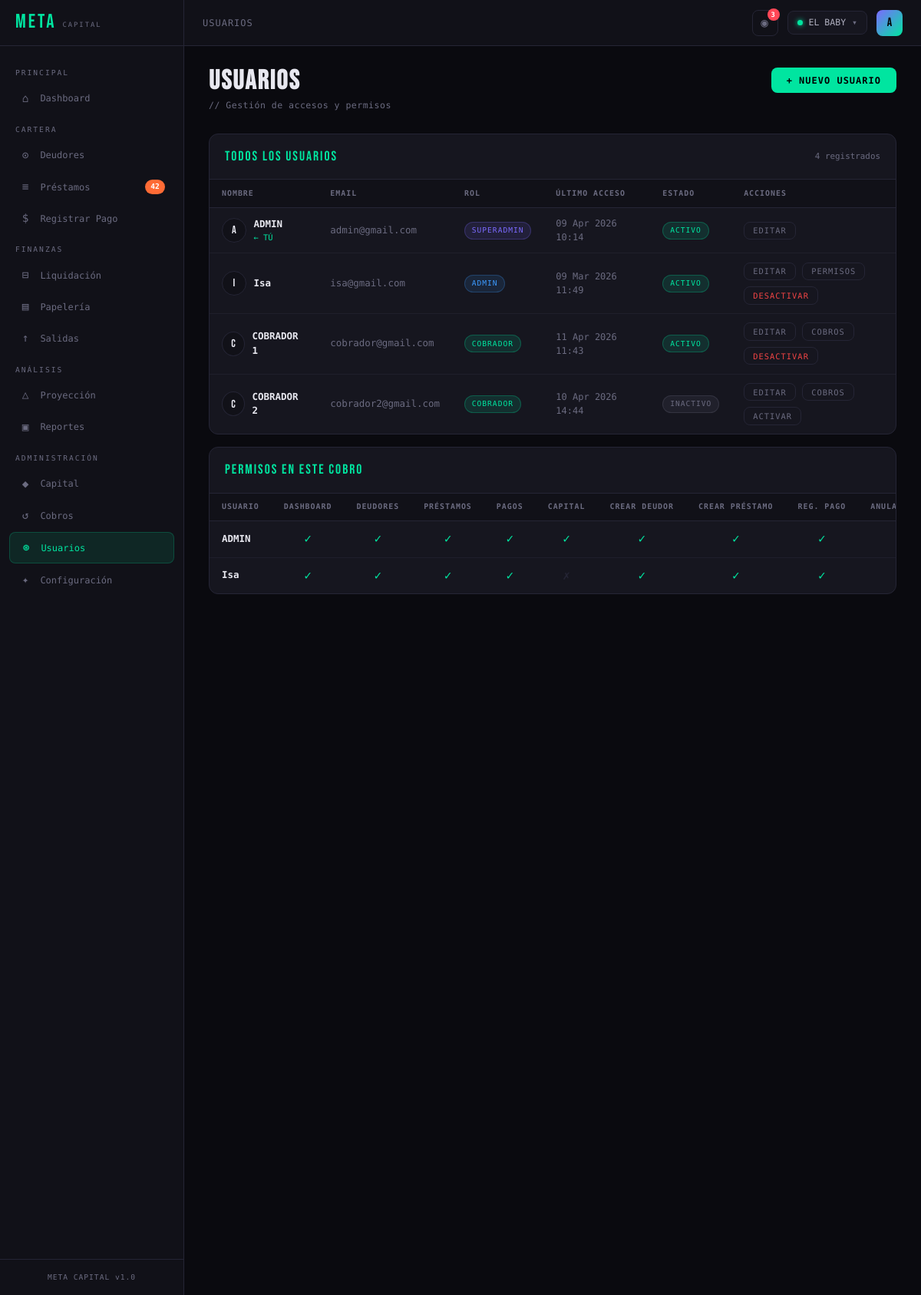
Page /pages/usuarios.php (signed in) on the committed database.
### tables this page shows
CREATE TABLE `cobros` (
  `id` int(11) NOT NULL,
  `nombre` varchar(100) NOT NULL,
  `descripcion` varchar(255) DEFAULT NULL,
  `direccion` varchar(255) DEFAULT NULL,
  `telefono` varchar(20) DEFAULT NULL,
  `papeleria_pct` decimal(5,2) NOT NULL DEFAULT 10.00,
  `activo` tinyint(1) NOT NULL DEFAULT 1,
  `created_at` datetime NOT NULL DEFAULT current_timestamp(),
  `updated_at` datetime NOT NULL DEFAULT current_timestamp() ON UPDATE current_timestamp()
);

CREATE TABLE `usuarios` (
  `id` int(11) NOT NULL,
  `nombre` varchar(100) NOT NULL,
  `email` varchar(100) NOT NULL,
  `password_hash` varchar(255) NOT NULL,
  `rol` enum('superadmin','admin','cobrador','consulta') NOT NULL DEFAULT 'cobrador',
  `activo` tinyint(1) NOT NULL DEFAULT 1,
  `ultimo_login` datetime DEFAULT NULL,
  `created_at` datetime NOT NULL DEFAULT current_timestamp(),
  `updated_at` datetime NOT NULL DEFAULT current_timestamp() ON UPDATE current_timestamp(),
  `session_token` varchar(64) DEFAULT NULL
);

CREATE TABLE `usuario_cobro` (
  `id` int(11) NOT NULL,
  `usuario_id` int(11) NOT NULL,
  `cobro_id` int(11) NOT NULL,
  `puede_ver` tinyint(1) NOT NULL DEFAULT 1,
  `puede_crear` tinyint(1) NOT NULL DEFAULT 0,
  `puede_editar` tinyint(1) NOT NULL DEFAULT 0,
  `puede_eliminar` tinyint(1) NOT NULL DEFAULT 0,
  `puede_ver_capital` tinyint(1) NOT NULL DEFAULT 0,
  `puede_ver_cuentas` tinyint(1) NOT NULL DEFAULT 0,
  `puede_ver_salidas` tinyint(1) NOT NULL DEFAULT 0,
  `puede_ver_movimientos` tinyint(1) NOT NULL DEFAULT 0,
  `puede_ver_proyeccion` tinyint(1) NOT NULL DEFAULT 1,
  `puede_ver_reportes` tinyint(1) NOT NULL DEFAULT 1,
  `puede_ver_configuracion` tinyint(1) NOT NULL DEFAULT 0,
  `puede_ver_usuarios` tinyint(1) NOT NULL DEFAULT 0,
  `puede_ver_cobros` tinyint(1) NOT NULL DEFAULT 0,
  `puede_crear_deudor` tinyint(1) NOT NULL DEFAULT 0,
  `puede_editar_deudor` tinyint(1) NOT NULL DEFAULT 0,
  `puede_eliminar_deudor` tinyint(1) NOT NULL DEFAULT 0,
  `puede_crear_prestamo` tinyint(1) NOT NULL DEFAULT 0,
  `puede_editar_prestamo` tinyint(1) NOT NULL DEFAULT 0,
  `puede_anular_prestamo` tinyint(1) NOT NULL DEFAULT 0,
  `puede_anular_pago` tinyint(1) NOT NULL DEFAULT 0,
  `puede_crear_capitalista` tinyint(1) NOT NULL DEFAULT 0,
  `puede_editar_capitalista` tinyint(1) NOT NULL DEFAULT 0,
  `puede_registrar_movimiento_capital` tinyint(1) NOT NULL DEFAULT 0,
  `puede_ver_historial_capitalista` tinyint(1) NOT NULL DEFAULT 0,
  `puede_crear_cuenta` tinyint(1) NOT NULL DEFAULT 0,
  `puede_editar_cuenta` tinyint(1) NOT NULL DEFAULT 0,
  `puede_crear_salida` tinyint(1) NOT NULL DEFAULT 0,
  `puede_eliminar_salida` tinyint(1) NOT NULL DEFAULT 0,
  `puede_exportar` tinyint(1) NOT NULL DEFAULT 0,
  `puede_registrar_pago` tinyint(1) NOT NULL DEFAULT 1,
  `puede_ver_dashboard` tinyint(1) NOT NULL DEFAULT 1,
  `puede_ver_deudores` tinyint(1) NOT NULL DEFAULT 1,
  `puede_ver_prestamos` tinyint(1) NOT NULL DEFAULT 1,
  `puede_ver_pagos` tinyint(1) NOT NULL DEFAULT 1,
  `created_at` datetime NOT NULL DEFAULT current_timestamp()
);

### pages/usuarios.php (the view, shortened to what the rows shown need)
<?php
$db    = getDB();
$cobro = cobroActivo();
$stmtU = $db->prepare("
    SELECT u.*,
           GROUP_CONCAT(uc.cobro_id) AS cobros_ids,
           (SELECT nombre FROM cobros WHERE id = uc2.cobro_id LIMIT 1) AS cobro_nombre
    FROM usuarios u
    LEFT JOIN usuario_cobro uc  ON uc.usuario_id = u.id
    LEFT JOIN usuario_cobro uc2 ON uc2.usuario_id = u.id AND uc2.cobro_id = ?
    GROUP BY u.id
    ORDER BY u.rol, u.nombre
");
$stmtU->execute([$cobro]);
$usuarios = $stmtU->fetchAll();
$stmtP = $db->prepare("
    SELECT uc.*, u.nombre AS usuario_nombre, u.rol
    FROM usuario_cobro uc
    JOIN usuarios u ON u.id = uc.usuario_id
    WHERE uc.cobro_id = ? AND u.rol != 'cobrador'
    ORDER BY u.nombre
");
$stmtP->execute([$cobro]);
$permisosCobro = $stmtP->fetchAll();
require_once __DIR__ . '/../includes/header.php';
?>
<div class="page-header page-header-row">
  <div>
    <h1>USUARIOS</h1>
  </div>
</div>
<div class="card mb-2">
  <div class="table-wrap">
    <table>
      <thead>
        <tr><th>Nombre</th><th>Email</th><th>Rol</th><th>Último acceso</th><th>Estado</th><th>Acciones</th></tr>
      </thead>
      <tbody>
        <?php foreach ($usuarios as $u):
          $rolClass = match($u['rol']) {
            'superadmin' => 'badge-purple',
            'admin'      => 'badge-blue',
            'cobrador'   => 'badge-green',
            default      => 'badge-muted'
          };
          $esMismo = $u['id'] == $_SESSION['usuario_id'];
        ?>
        <tr>
          <td>
            <div style="display:flex;align-items:center;gap:0.6rem">
              <div style="width:32px;height:32px;border-radius:50%;background:var(--surface);display:flex;align-items:center;justify-content:center;font-family:var(--font-display);font-size:0.9rem;border:1px solid var(--border)">
                <?= strtoupper(substr($u['nombre'],0,1)) ?>
              </div>
              <div>
                <div style="font-weight:600"><?= htmlspecialchars($u['nombre']) ?></div>
                <?php if ($esMismo): ?>
                <div style="font-size:0.65rem;color:var(--accent);font-family:var(--font-mono)">← TÚ</div>
                <?php endif; ?>
              </div>
            </div>
          </td>
          <td class="text-mono text-muted" style="font-size:0.78rem"><?= htmlspecialchars($u['email']) ?></td>
          <td><span class="badge <?= $rolClass ?>"><?= strtoupper($u['rol']) ?></span></td>
          <td class="text-mono text-muted" style="font-size:0.75rem">
            <?= $u['ultimo_login'] ? date('d M Y H:i', strtotime($u['ultimo_login'])) : '—' ?>
          </td>
          <td>
            <span class="badge <?= $u['activo'] ? 'badge-green' : 'badge-muted' ?>">
              <?= $u['activo'] ? 'ACTIVO' : 'INACTIVO' ?>
            </span>
          </td>
          <td>
              <div class="btn-group">
                  <button class="btn btn-ghost btn-sm"
                      onclick="editarUsuario(<?= htmlspecialchars(json_encode($u)) ?>)">
                      Editar
                  </button>
                  <?php if ($u['rol'] !== 'superadmin'): ?>
                      <?php if ($u['rol'] === 'cobrador'): ?>
                      <button class="btn btn-ghost btn-sm"
                          onclick="verCobros(<?= $u['id'] ?>, '<?= htmlspecialchars(addslashes($u['nombre'])) ?>', '<?= htmlspecialchars($u['cobros_ids'] ?? '') ?>')">
                          Cobros
                      </button>
                      <?php else: ?>
                      <button class="btn btn-ghost btn-sm"
                          onclick="verPermisos(<?= $u['id'] ?>, '<?= htmlspecialchars(addslashes($u['nombre'])) ?>')">
                          Permisos
                      </button>
                      <?php endif; ?>
                      <?php if (!$esMismo): ?>
                      <button class="btn btn-ghost btn-sm <?= !$u['activo'] ? 'green' : '' ?>"
                          style="<?= $u['activo'] ? 'color:#ef4444' : '' ?>"
                          onclick="toggleActivo(<?= $u['id'] ?>, <?= $u['activo'] ?>)">
                          <?= $u['activo'] ? 'Desactivar' : 'Activar' ?>
                      </button>
                      <?php endif; ?>
                  <?php endif; ?>
              </div>
          </td>
        </tr>
        <?php endforeach; ?>
      </tbody>
    </table>
  </div>
</div>
<div class="card">
  <?php if (empty($permisosCobro)): ?>
  <div class="empty-state"><span class="empty-icon">◈</span><p>Sin usuarios asignados a este cobro</p></div>
  <?php else: ?>
  <div class="table-wrap">
    <table>
      <thead>
        <tr>
          <th>Usuario</th>
          <th style="text-align:center">Dashboard</th>
          <th style="text-align:center">Deudores</th>
          <th style="text-align:center">Préstamos</th>
          <th style="text-align:center">Pagos</th>
          <th style="text-align:center">Capital</th>
          <th style="text-align:center">Crear deudor</th>
          <th style="text-align:center">Crear préstamo</th>
          <th style="text-align:center">Reg. pago</th>
          <th style="text-align:center">Anular pago</th>
        </tr>
      </thead>
      <tbody>
        <?php foreach ($permisosCobro as $p): ?>
        <tr>
          <td><strong><?= htmlspecialchars($p['usuario_nombre']) ?></strong></td>
          <?php foreach ([
            'puede_ver_dashboard','puede_ver_deudores','puede_ver_prestamos',
            'puede_ver_pagos','puede_ver_capital',
            'puede_crear_deudor','puede_crear_prestamo',
            'puede_registrar_pago','puede_anular_pago'
          ] as $perm): ?>
          <td style="text-align:center">
            <span style="color:<?= ($p[$perm]??0) ? 'var(--accent)' : 'var(--border)' ?>;font-size:1rem">
              <?= ($p[$perm]??0) ? '✓' : '✗' ?>
            </span>
          </td>
          <?php endforeach; ?>
        </tr>
        <?php endforeach; ?>
      </tbody>
    </table>
  </div>
  <?php endif; ?>
</div>
<?php require_once __DIR__ . '/../includes/footer.php'; ?>

### includes/header.php (shortened to what the rows shown need)
<!DOCTYPE html>
<html lang="es">
<head>
  <link rel="stylesheet" href="/assets/css/style.css">
</head>
<body>
<div class="layout">
  <header class="topbar">
    <div class="topbar-right">
      <?php
        $cobroNombre = '—';
        $cobro_id    = cobroActivo();
        if ($cobro_id) {
          $stmtC = getDB()->prepare("SELECT nombre FROM cobros WHERE id = ?");
          $stmtC->execute([$cobro_id]);
          $cobroNombre = $stmtC->fetchColumn() ?: '—';
        }
      ?>
      <div style="position:relative" id="campana-wrap">
        <button class="btn btn-ghost btn-sm" id="btn-campana"
                onclick="toggleNotifs()"
                style="position:relative;width:34px;height:34px;padding:0;display:flex;align-items:center;justify-content:center;font-size:1rem">
        </button>
      </div>
      <div class="cobro-selector" onclick="openModal('modal-cobro')">
        <div class="dot-active"></div>
        <?= htmlspecialchars($cobroNombre) ?>
        <?php if ($_SESSION['rol'] === 'superadmin'): ?>
        <span style="color:var(--muted)">▾</span>
        <?php endif; ?>
      </div>
      <div style="position:relative">
        <div class="user-avatar" data-dropdown="user-menu">
        </div>
      </div>
    </div>
  </header>
  <main class="content">

### rows in the picture
cobros: nombre "EL BABY"
usuarios: nombre "A", nombre "ADMIN", shows "← TÚ", email "admin@gmail.com", rol "SUPERADMIN", ultimo_login "09 Apr 2026 10:14", activo "ACTIVO"
usuarios: nombre "I", nombre "Isa", email "isa@gmail.com", rol "ADMIN", ultimo_login "09 Mar 2026 11:49", activo "ACTIVO"
usuarios: nombre "C", nombre "COBRADOR 1", email "cobrador@gmail.com", rol "COBRADOR", ultimo_login "11 Apr 2026 11:43", activo "ACTIVO"
usuarios: nombre "C", nombre "COBRADOR 2", email "cobrador2@gmail.com", rol "COBRADOR", ultimo_login "10 Apr 2026 14:44", activo "INACTIVO"
usuario_cobro: usuario.nombre "ADMIN", puede_ver_dashboard 1 (drawn), puede_ver_deudores 1 (drawn), puede_ver_prestamos 1 (drawn), puede_ver_pagos 1 (drawn), puede_ver_capital 1 (drawn), puede_crear_deudor 1 (drawn), puede_crear_prestamo 1 (drawn), puede_registrar_pago 1 (drawn)
usuario_cobro: usuario.nombre "Isa", puede_ver_dashboard 1 (drawn), puede_ver_deudores 1 (drawn), puede_ver_prestamos 1 (drawn), puede_ver_pagos 1 (drawn), puede_crear_deudor 1 (drawn), puede_crear_prestamo 1 (drawn), puede_registrar_pago 1 (drawn)

### other values in the picture
$vencidas "42"
$pageSection ?: $pageTitle "USUARIOS"
$nAlertas "3"
substr($_SESSION['usuario_nombre'], 0, 1) "A"
count($usuarios) "4"
